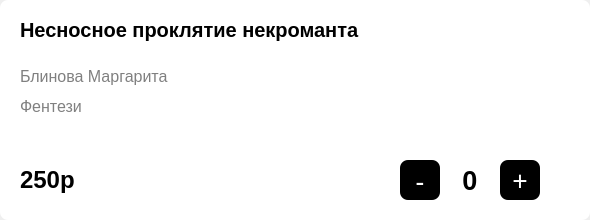
<?xml version="1.0" encoding="UTF-8"?>
<ui version="4.0">
 <class>Form</class>
 <widget class="QWidget" name="Form">
  <property name="geometry">
   <rect>
    <x>0</x>
    <y>0</y>
    <width>590</width>
    <height>220</height>
   </rect>
  </property>
  <property name="windowTitle">
   <string>Form</string>
  </property>
  <widget class="QFrame" name="frame">
   <property name="geometry">
    <rect>
     <x>0</x>
     <y>0</y>
     <width>590</width>
     <height>220</height>
    </rect>
   </property>
   <property name="font">
    <font>
     <weight>75</weight>
     <bold>true</bold>
     <stylestrategy>PreferDefault</stylestrategy>
     <kerning>true</kerning>
    </font>
   </property>
   <property name="tabletTracking">
    <bool>false</bool>
   </property>
   <property name="contextMenuPolicy">
    <enum>Qt::DefaultContextMenu</enum>
   </property>
   <property name="layoutDirection">
    <enum>Qt::LeftToRight</enum>
   </property>
   <property name="autoFillBackground">
    <bool>false</bool>
   </property>
   <property name="styleSheet">
    <string notr="true">background: #ffffff;
border-radius: 8px</string>
   </property>
   <property name="frameShape">
    <enum>QFrame::StyledPanel</enum>
   </property>
   <property name="frameShadow">
    <enum>QFrame::Raised</enum>
   </property>
   <widget class="QPushButton" name="book_btn">
    <property name="geometry">
     <rect>
      <x>20</x>
      <y>16</y>
      <width>551</width>
      <height>27</height>
     </rect>
    </property>
    <property name="font">
     <font>
      <pointsize>15</pointsize>
      <weight>75</weight>
      <bold>true</bold>
     </font>
    </property>
    <property name="layoutDirection">
     <enum>Qt::RightToLeft</enum>
    </property>
    <property name="styleSheet">
     <string notr="true">text-align: left;
background: #ffffff</string>
    </property>
    <property name="text">
     <string>Несносное проклятие некроманта</string>
    </property>
   </widget>
   <widget class="QLabel" name="author">
    <property name="geometry">
     <rect>
      <x>20</x>
      <y>65</y>
      <width>531</width>
      <height>22</height>
     </rect>
    </property>
    <property name="font">
     <font>
      <pointsize>-1</pointsize>
      <weight>50</weight>
      <italic>false</italic>
      <bold>false</bold>
     </font>
    </property>
    <property name="styleSheet">
     <string notr="true">font-style: normal;
font-weight: 400;
font-size: 16px;
color: rgba(0, 0, 0, 0.5);</string>
    </property>
    <property name="text">
     <string>Блинова Маргарита</string>
    </property>
   </widget>
   <widget class="QLabel" name="genre">
    <property name="geometry">
     <rect>
      <x>20</x>
      <y>95</y>
      <width>531</width>
      <height>22</height>
     </rect>
    </property>
    <property name="font">
     <font>
      <pointsize>-1</pointsize>
      <weight>50</weight>
      <italic>false</italic>
      <bold>false</bold>
     </font>
    </property>
    <property name="styleSheet">
     <string notr="true">font-style: normal;
font-weight: 400;
font-size: 16px;
color: rgba(0, 0, 0, 0.5);</string>
    </property>
    <property name="text">
     <string>Фентези</string>
    </property>
   </widget>
   <widget class="QFrame" name="frame_2">
    <property name="geometry">
     <rect>
      <x>20</x>
      <y>125</y>
      <width>100</width>
      <height>16</height>
     </rect>
    </property>
    <property name="frameShape">
     <enum>QFrame::StyledPanel</enum>
    </property>
    <property name="frameShadow">
     <enum>QFrame::Raised</enum>
    </property>
    <widget class="QWidget" name="horizontalLayoutWidget">
     <property name="geometry">
      <rect>
       <x>0</x>
       <y>0</y>
       <width>101</width>
       <height>16</height>
      </rect>
     </property>
     <layout class="QHBoxLayout" name="starts"/>
    </widget>
   </widget>
   <widget class="QLabel" name="price">
    <property name="geometry">
     <rect>
      <x>20</x>
      <y>163</y>
      <width>200</width>
      <height>33</height>
     </rect>
    </property>
    <property name="styleSheet">
     <string notr="true">font-style: normal;
font-weight: 700;
font-size: 24px;</string>
    </property>
    <property name="text">
     <string>250p</string>
    </property>
   </widget>
   <widget class="QPushButton" name="decrement">
    <property name="enabled">
     <bool>false</bool>
    </property>
    <property name="geometry">
     <rect>
      <x>400</x>
      <y>160</y>
      <width>40</width>
      <height>40</height>
     </rect>
    </property>
    <property name="font">
     <font>
      <family>MS Gothic</family>
      <pointsize>20</pointsize>
      <weight>50</weight>
      <italic>false</italic>
      <bold>false</bold>
      <kerning>true</kerning>
     </font>
    </property>
    <property name="styleSheet">
     <string notr="true">background: #000000; color: white;</string>
    </property>
    <property name="text">
     <string>-</string>
    </property>
   </widget>
   <widget class="QPushButton" name="increment">
    <property name="geometry">
     <rect>
      <x>500</x>
      <y>160</y>
      <width>40</width>
      <height>40</height>
     </rect>
    </property>
    <property name="font">
     <font>
      <family>MS Gothic</family>
      <pointsize>20</pointsize>
      <weight>50</weight>
      <bold>false</bold>
     </font>
    </property>
    <property name="styleSheet">
     <string notr="true">background: #000000; color: white;</string>
    </property>
    <property name="text">
     <string>+</string>
    </property>
   </widget>
   <widget class="QLabel" name="numberLabel">
    <property name="geometry">
     <rect>
      <x>450</x>
      <y>160</y>
      <width>40</width>
      <height>40</height>
     </rect>
    </property>
    <property name="font">
     <font>
      <pointsize>20</pointsize>
      <weight>75</weight>
      <bold>true</bold>
     </font>
    </property>
    <property name="text">
     <string>0</string>
    </property>
    <property name="alignment">
     <set>Qt::AlignCenter</set>
    </property>
   </widget>
  </widget>
 </widget>
 <resources/>
 <connections/>
</ui>
